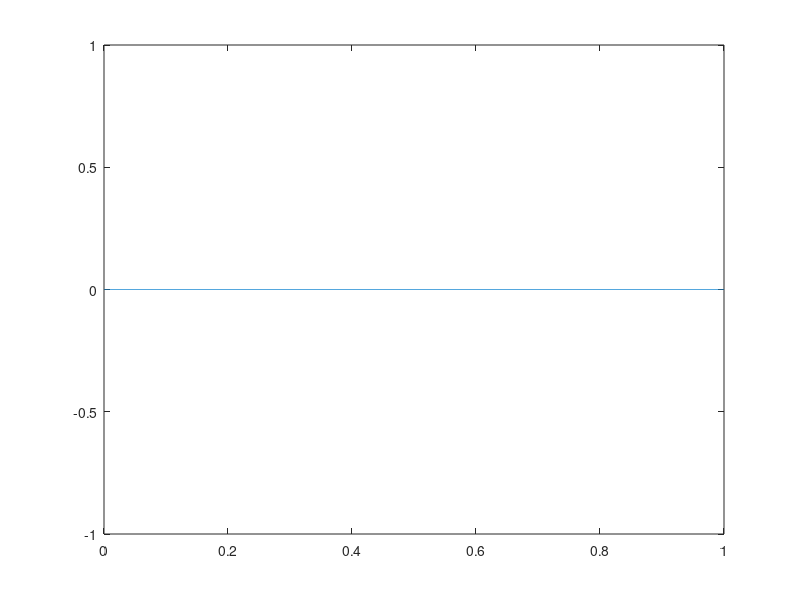

The MATLAB script that drew this image: (Note: this script raises an error after producing the figure.)
fs = 44100;
t = 0 : 1 / fs : 1;
w1 = sin((2 * pi * 500) * t);
w3 = sin((2 * pi * 508) * t);
w2 = -w1;
plot(t, w1 + w2);


obj = audioplayer(w1, fs);
obj2 = audioplayer(w2, fs);

play(obj);
%play(obj2);

%beats if obj2 or obj1 is mute
obj3 = audioplayer(w3, fs);
play(obj3);